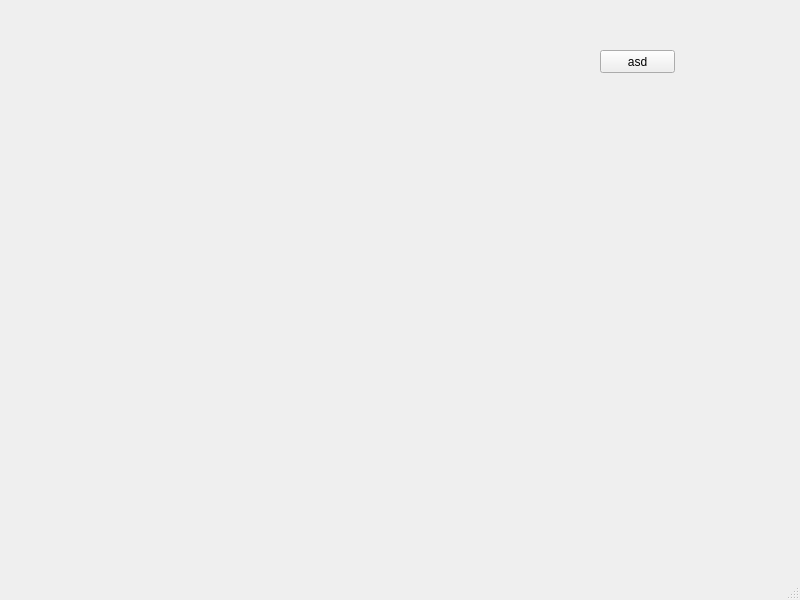
<?xml version="1.0" encoding="UTF-8"?>
<ui version="4.0">
 <class>MainWindow</class>
 <widget class="QMainWindow" name="MainWindow">
  <property name="geometry">
   <rect>
    <x>0</x>
    <y>0</y>
    <width>800</width>
    <height>600</height>
   </rect>
  </property>
  <property name="windowTitle">
   <string>MainWindow</string>
  </property>
  <widget class="QWidget" name="centralwidget">
   <widget class="QPushButton" name="pushButton">
    <property name="geometry">
     <rect>
      <x>600</x>
      <y>50</y>
      <width>75</width>
      <height>23</height>
     </rect>
    </property>
    <property name="text">
     <string>asd</string>
    </property>
   </widget>
  </widget>
  <widget class="QMenuBar" name="menubar">
   <property name="geometry">
    <rect>
     <x>0</x>
     <y>0</y>
     <width>800</width>
     <height>21</height>
    </rect>
   </property>
  </widget>
  <widget class="QStatusBar" name="statusbar"/>
 </widget>
 <resources/>
 <connections/>
</ui>
